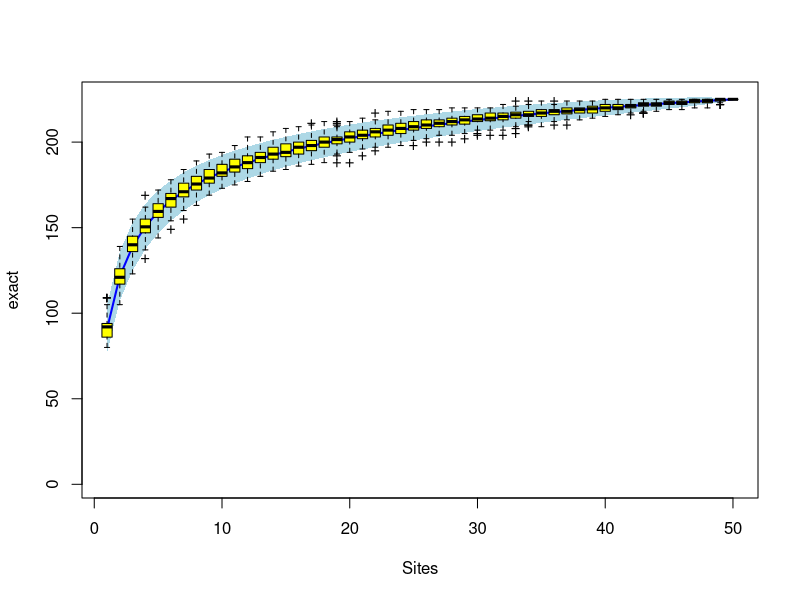
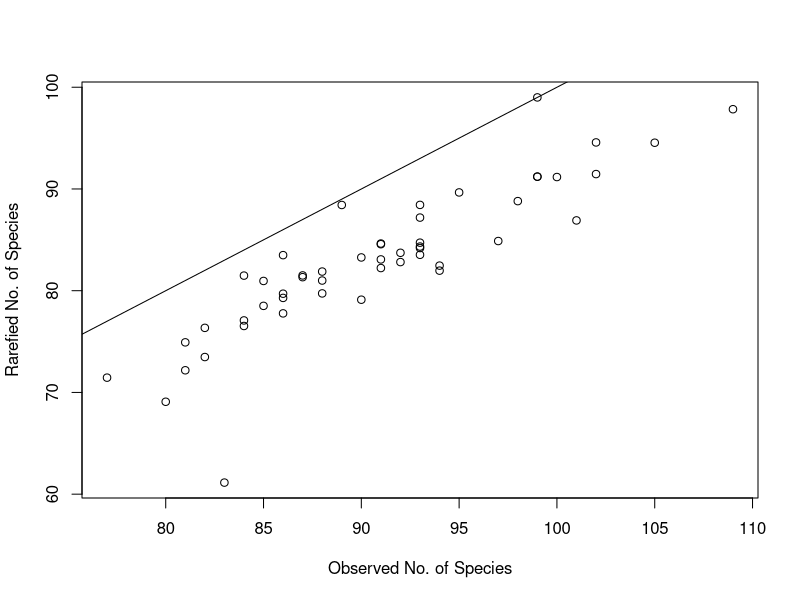
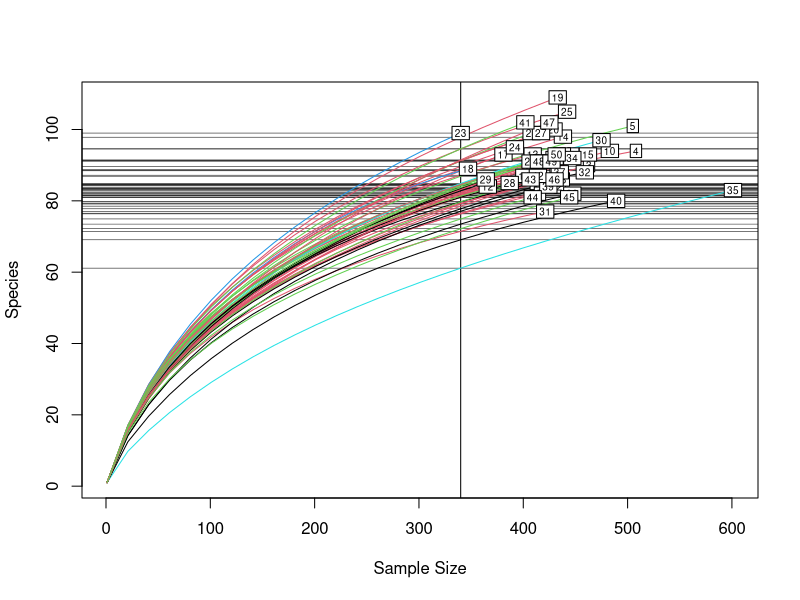

These charts were generated, in order, by the following R code: (Note: this script raises an error after producing the figures.)
# learning vegan
#8/1/2018
library(tidyverse)
library(vegan)
data(BCI)
data(BCI.env)
glimpse(BCI)
head(BCI)

# species accumulation
sp1 <- specaccum(BCI)
sp2 <- specaccum(BCI, "random")
sp2
summary(sp2)
plot(sp1, ci.type="poly", col="blue", lwd=2, ci.lty=0, ci.col="lightblue")
boxplot(sp2, col="yellow", add=TRUE, pch="+")

# rarefaction
S <- specnumber(BCI) # observed number of species
(raremax <- min(rowSums(BCI))) # this calculates the minimum number of 
Srare <- rarefy(BCI, raremax) # rarefied number of species 
plot(S, Srare, xlab = "Observed No. of Species", ylab = "Rarefied No. of Species")
abline(0, 1)
rarecurve(BCI, step = 20, sample = raremax, col = BCI.env$Habitat, cex = 0.6)
class(BCI.env)
# now try with my bird data (audio)
# need to get into correct format (colnames = species, rownames = surveys) 

div <- birds %>% group_by(lake, ID, name) %>%
  summarise(n_obs = n()) # seconds the species is audible within a 10-minute window 
# incid is an incidence matrix that has no "count" data

divmatrix <- spread(data = div, 
       key = ID, 
       value = n_obs,
       fill = 0)
divmatrix <- as.data.frame(divmatrix)
rownames(divmatrix) <- divmatrix[,1]
divmatrix <- divmatrix %>% select(-lake, -name)

incid <- divmatrix
incid[incid > 0] <- 1

sp1 <- specaccum(incid)
plot(sp1, ci.type="poly", col="blue", lwd=2, ci.lty=0, ci.col="lightblue")

# rarefaction
S2 <- specnumber(divmatrix) # observed number of species
(raremax2 <- min(rowSums(divmatrix))) # this calculates the minimum number of 
Srare2 <- rarefy(divmatrix, raremax2) # rarefied number of species 
plot(S2, Srare2, xlab = "Observed No. of Species", ylab = "Rarefied No. of Species")
abline(0, 1)

# to color lines by anything, they need to be factors.
dat$lake <- as.factor(dat$lake)
dat$basin <- as.factor(dat$basin)
dat$fish <- as.factor(dat$fish)
rarecurve(divmatrix, step = 1, sample = raremax2, col=dat$basin, cex = 0.6) # YIKES


# now by aggregating surveys per lake and input = number of surveys each species was detected??

# make by lake
divmatrix_lake <- div %>% group_by(lake, ID) %>%
  summarise(n_obs = n())

divmatrix_lake <- spread(data = divmatrix_lake, 
                         key = ID, 
                         value = n_obs,
                         fill = 0)

divmatrix_lake <- as.data.frame(divmatrix_lake)
rownames(divmatrix_lake) <- divmatrix_lake[,1]
divmatrix_lake <- divmatrix_lake %>% select(-lake)

S <- specnumber(divmatrix_lake) # observed number of species
(raremax <- min(rec_summary$n_samples)) # this calculates the minimum number of 
Srare <- rarefy(divmatrix_lake, raremax) # rarefied number of species 
plot(S, Srare, xlab = "Observed No. of Species", ylab = "Rarefied No. of Species")
abline(0, 1)

# to color lines by anything, they need to be factors.
lakeinfo$lake <- as.factor(lakeinfo$lake)
lakeinfo$basin <- as.factor(lakeinfo$basin)
lakeinfo$fish <- as.factor(lakeinfo$fish)
rarecurve(divmatrix_lake, step = 1, sample = raremax, col=lakeinfo$fish, cex = 0.6)
# hmm i don't know if the above is really correct


# species accumulation
sp2 <- specaccum(divmatrix_lake, "random")
sp2
summary(sp2)
plot(sp2, ci.type="poly", col="blue", lwd=2, ci.lty=0, ci.col="lightblue")
boxplot(sp2, col="yellow", add=TRUE, pch="+")

# then need to create a covariate matrix with colnames = covariates, rownames = surveys